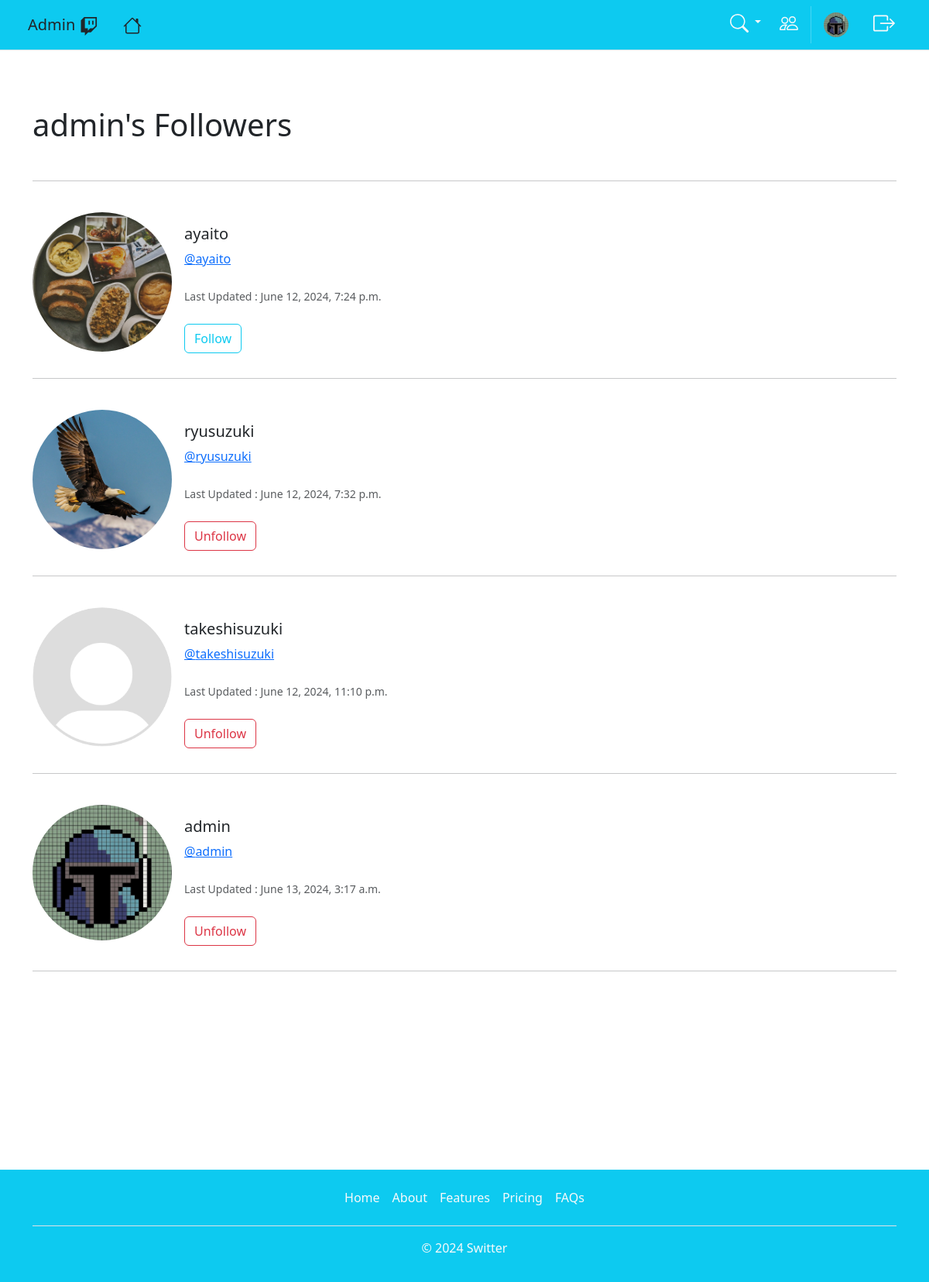
Page /profile/followers/1 (signed in) on the committed database.
### witter/models.py (models this page shows, shortened)
class Profile(models.Model):
    user = models.OneToOneField(User, on_delete=models.CASCADE)
    follows = models.ManyToManyField("self", related_name="followed_by", symmetrical=False, blank=True)
    last_updated = models.DateTimeField(User, auto_now=True)
    profile_img = models.ImageField(null=True, blank=True, upload_to="images/profile_pics/")
    profile_bio = models.CharField(max_length=500, null=True, blank=True)
    homepage = models.CharField(max_length=500, null=True, blank=True)
    facebook = models.CharField(max_length=500, null=True, blank=True)
    instagram = models.CharField(max_length=500, null=True, blank=True)
    linkedin = models.CharField(max_length=500, null=True, blank=True)

### witter/views.py (the view)
# urls.py: path('profile/followers/<int:pk>', views.followers, name="followers"),
def followers(request, pk):
    if request.user.is_authenticated:
        if request.user.id == pk:
            user_profile = Profile.objects.get(user_id=pk)
            return render(request, "followers.html", {"user_profile": user_profile})
        else:
            messages.success(request, "That's Not Your Profile!")
            return redirect("home")
    else:
        messages.success(request, "Login Or Register To View Profiles?")
        return redirect("home")

### witter/templates/followers.html
{% extends "base.html" %}
{%  load static %}
{% block content %}
<br>
<h1>{{ request.user.username }}'s Followers</h1>
<br>
<hr>
<br>
{% if user_profile %}
    {% for profile in user_profile.followed_by.all %}
<div class="card mb-3 border-0" style="max-width: 540px;">
    <div class="row g-0">
      <div class="col-md-4">
        {% if profile.profile_img %}
        <img src="{{ profile.profile_img.url }}" class="img-fluid rounded-circle" alt="Profile Picture">
        {% else %}
        <img src="../media/images/profile_pics/default_pfp.png" class="img-fluid rounded-circle" alt="Profile Picture">
        {% endif %}
      </div>
      <div class="col-md-8">
        <div class="card-body">
          <h5 class="card-title">{{ profile.user.username }}</h5>
          <a class="card-text" href="{% url 'profile' profile.user.id %}">@{{ profile.user|lower }}</a>
          <br>
          <br>
          <p class="card-text mb-0"><small class="text-body-secondary ">Last Updated : {{ profile.last_updated }}</small></p>
          {% if profile in user_profile.follows.all %}
          <br>
          <a href="{% url 'unfollow' profile.user.id %}" class="btn btn-outline-danger">Unfollow</a>
          {% else %}
          <br>
          <a href="{% url 'follow' profile.user.id %}" class="btn btn-outline-info">Follow</a>
          {% endif %}
        </div>
      </div>
    </div>
  </div>
  <hr>
<br>
{% endfor %}
{% endif %}
{% endblock %}

### witter/templates/navbar.html (shortened to what this page needs)
<nav class="navbar navbar-expand-lg bg-info border-bottom border-bottom-warning">
  <div class="container-fluid text-light">
    {% if user.is_superuser %}
    <a class="navbar-brand text-dark mx-4" href="http://127.0.0.1:8000/admin">Admin
    </a>
    <a class="nav-link text-dark mx-sm-5 mx-md-2" href="{% url 'home' %}"></a>
    {% endif %}
    <div class="collapse navbar-collapse" id="navbarSupportedContent">
      <ul class="navbar-nav ms-auto mb-2 mb-lg-0 mx-3">
      {% if user.is_authenticated %}
        <li class="nav-item dropdown">
          <a class="nav-link dropdown-toggle text-light" href="#" role="button" data-bs-toggle="dropdown" aria-expanded="false">
          </a>
        </li>
        <li class="nav-item">
          <a class="nav-link text-light mx-sm-5 mx-md-2" href="{% url 'profile_list' %}">
          </a>
        </li>
        <li class="nav-item">
          {% if user.profile.profile_img %}
          <a class="nav-link text-light mx-sm-5 mx-md-2" href="{% url 'profile' request.user.id %}">
          <img src="{{ user.profile.profile_img.url }}" class="rounded-circle" width="32" height="32"></img></a>
          {% endif %}
        </li>
    <li class="nav-item">
      <a class="nav-link text-light mx-sm-5 mx-md-2" href="{% url 'logout' %}">
        </a>
    </li>
    {% endif %}
      </ul>
    </div>
  </div>
</nav>

### rows in the picture
Profile: profile_img (picture), user.username "ayaito", user "ayaito", last_updated "June 12, 2024, 7:24 p.m.", shows "Follow"
Profile: profile_img (picture), user.username "ryusuzuki", user "ryusuzuki", last_updated "June 12, 2024, 7:32 p.m.", shows "Unfollow"
Profile: user.username "takeshisuzuki", user "takeshisuzuki", last_updated "June 12, 2024, 11:10 p.m.", shows "Unfollow"
Profile: profile_img (picture), user.username "admin", user "admin", last_updated "June 13, 2024, 3:17 a.m.", shows "Unfollow"

### other values in the picture
{{ request.user.username }} "admin"
